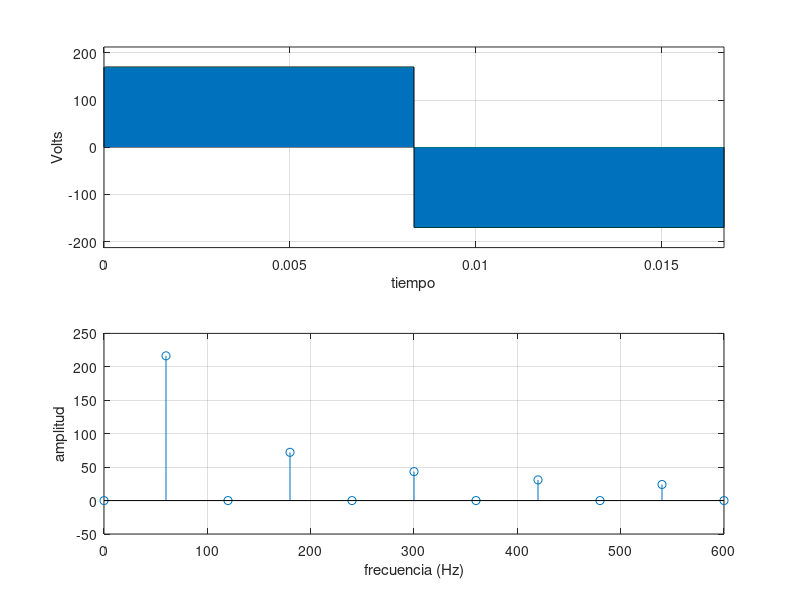

Write MATLAB code to recreate this figure.
%% LABORATORIO 3 - PUNTOS 1, 2 Y 3: ONDA CUADRADA CON 10 ARMÓNICOS
% Objetivo: Definir la señal cuadrada de 170 V y 60 Hz, calcular los primeros
% 10 coeficientes usando integración trapezoidal (trapz) y graficar con area y stem.

clear; clc; close all;

% 1. Definir variables
T = 1/60;               % Periodo
fo = 60;                % Frecuencia fundamental
wo = 2*pi/T;            % Frecuencia angular
A = 170;                % Amplitud en Voltios
N = 100000;             % Número de muestras (10e4)
t = linspace(0, T, N);

v = zeros(1, N);
v(1:round(N/2)-1) = A;
v(round(N/2):N) = -A;

% 2. Calcular los primeros 10 coeficientes de Fourier utilizando trapz
a0 = trapz(t, v);
a = [];
b = [];
M = 10; % Número de armónicos

for i = 1:M
    a(i) = 2*trapz(t, v.*cos(i*wo*t))/T;
    b(i) = 2*trapz(t, v.*sin(i*wo*t))/T;
end

n = [0 1:M];                 % Arreglo de índices de armónicos
c = [a0 sqrt(a.^2 + b.^2)];  % Amplitud total de los armónicos

% 3. Graficar las señales originales y el espectro en una sola figura
figure('Name', 'Puntos 1, 2 y 3 - Onda Cuadrada (M = 10)');
subplot(2, 1, 1);
area(t, v);
grid on;
xlabel('tiempo');
ylabel('Volts');
axis([0 1/fo -1.25*A 1.25*A]);

subplot(2, 1, 2);
stem(n*fo, c);
grid on;
xlabel('frecuencia (Hz)');
ylabel('amplitud');

% Guardar imagen para el informe
imgDir = fullfile(fileparts(mfilename('fullpath')), '..', 'Informe', 'imagenes');
if ~exist(imgDir, 'dir'); mkdir(imgDir); end
saveas(gcf, fullfile(imgDir, 'punto1_2_3_onda_cuadrada_10armonicos.png'));

disp('Puntos 1, 2 y 3 completados con éxito.');
